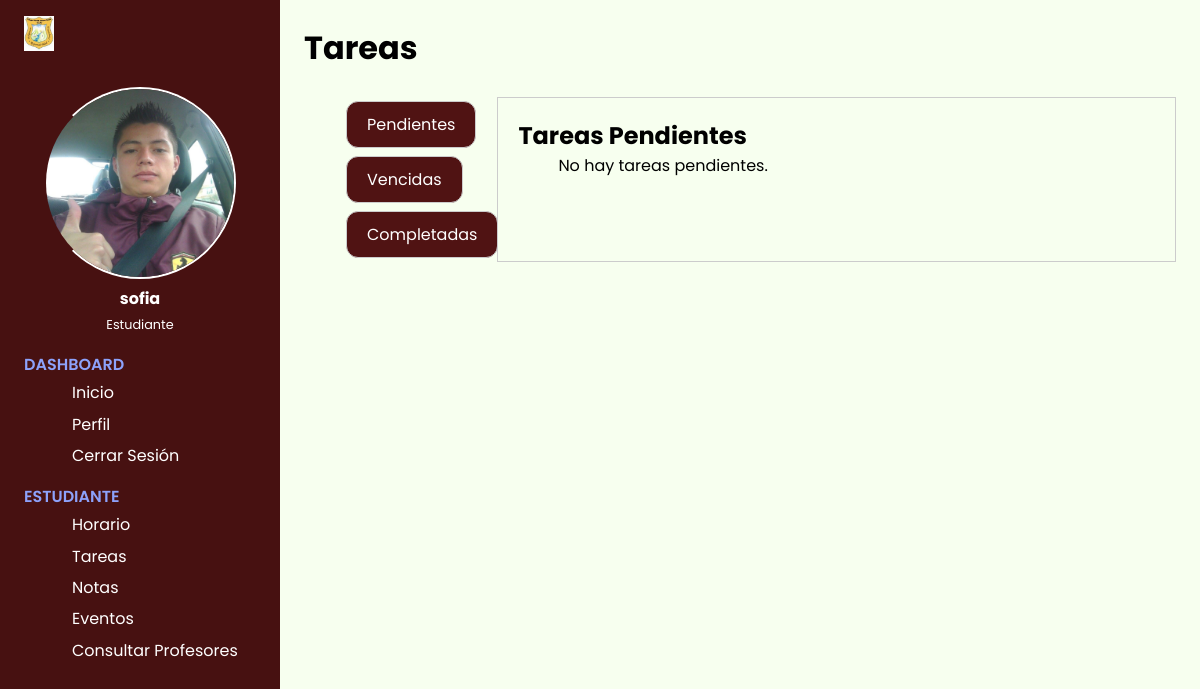
The app's page /logic/estudiante/consultarTareas.php?estudiante=sofi11@gmail.com, older data.
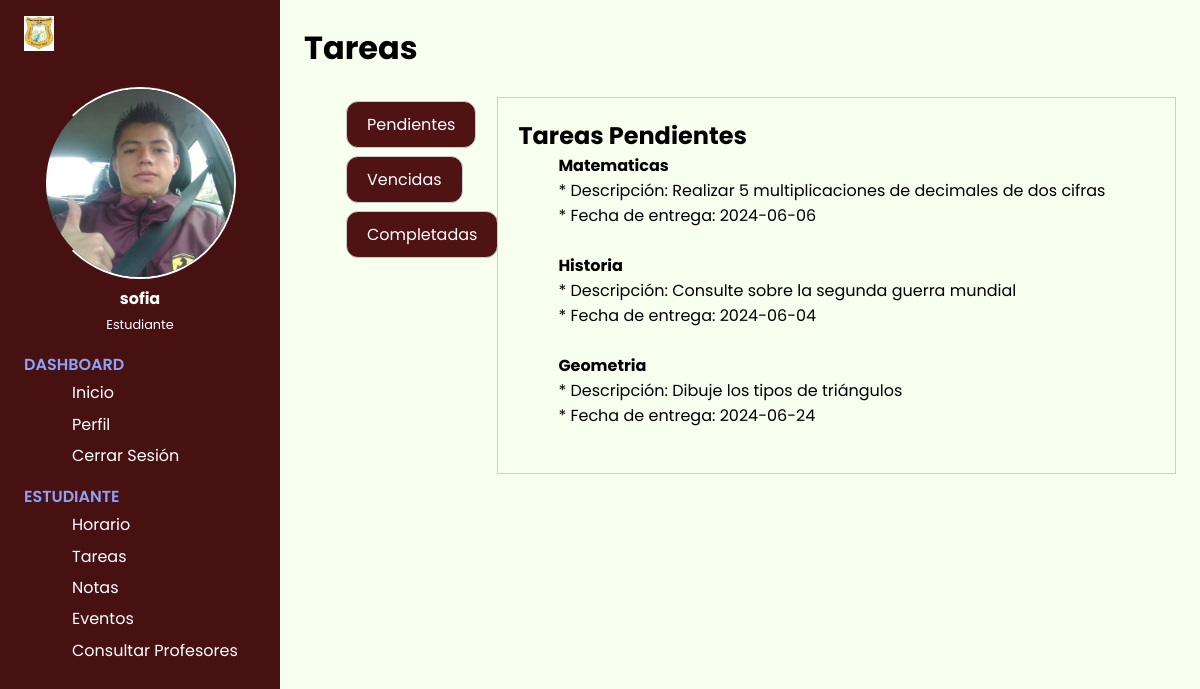
The same page, newer data.
### tables this page shows
CREATE TABLE `tareas` (
  `idTarea` int(11) NOT NULL,
  `idGrupo` int(11) NOT NULL,
  `descripcion` varchar(300) NOT NULL,
  `fechaEntrega` date NOT NULL
);

CREATE TABLE `grupos` (
  `idGrupo` int(11) NOT NULL,
  `curso` varchar(50) NOT NULL,
  `idProf` int(11) NOT NULL,
  `materia` varchar(50) NOT NULL
);

### config/db.php (called while the page is built, shortened)
<?php
    class DataBase{
        function connect(){
            $servername = "localhost";
            $username = "root";
            $password = "";
            $dbname = "colegiosga";
            $url=mysqli_connect($servername,$username,$password) or die("No se pudo conectar a la base de datos" .mysqli_error($url));
            mysqli_select_db($url,$dbname) or die("No se pudo seleccionar a la base de datos" .mysqli_error($url));
            return $url;
        }
    }
?>

### logic/estudiante/crud_e.php (called while the page is built, shortened)
<?php
class Crud_e {
    private $conexion;
    public function __construct($conexion) {
        $this->conexion = $conexion;
    }
    public function obtenerEstudiante($email) {
        $query = "SELECT * FROM estudiante WHERE email ='$email'";
        $result = mysqli_query($this->conexion, $query);
        if (mysqli_num_rows($result) > 0) {
            return mysqli_fetch_assoc($result);
        } else {
            return null;
        }
    }
}
?>

### logic/grupos/vergrupos.php (called while the page is built, shortened)
<?php
class Vergrupo
{
    private $conexion;
    public function __construct($conexion)
    {
        $this->conexion = $conexion;
    }
    public function obtenerGrupo($curso)
    {
        $query = "SELECT idGrupo,materia FROM grupos WHERE curso = '$curso'";
        $result = mysqli_query($this->conexion, $query);
        $grupos = [];
        if ($result && mysqli_num_rows($result) > 0) {
            while ($row = mysqli_fetch_assoc($result)) {
                $grupos[] = $row;
            }
            return $grupos;
        } else {
            return [];
        }
    }
}

### logic/tareas/vertareas.php (called while the page is built)
<?php
class Vertareas
{
    private $conexion;
    public function __construct($conexion)
    {
        $this->conexion = $conexion;
    }
    public function obtenerTareas($idGrupo)
    {
        $query = "SELECT tareas.descripcion, tareas.fechaEntrega, grupos.materia FROM tareas
        JOIN grupos ON tareas.idGrupo = grupos.idGrupo
            WHERE tareas.idGrupo = '$idGrupo'";
        $result = mysqli_query($this->conexion, $query);
        $tareas = [];
        if ($result && mysqli_num_rows($result) > 0) {
            while ($row = mysqli_fetch_assoc($result)) {
                $tareas[] = $row;
            }
            return $tareas;
        } else {
            return [];
        }
    }
}

### logic/estudiante/consultarTareas.php (the view, shortened to what this page needs)
<?php
include("../../pages/Dashboard/estudianteDs.php");
include("../../logic/tareas/vertareas.php");
include("../../logic/grupos/vergrupos.php");
$tareas = new Vertareas($db->connect());
$grupos = new Vergrupo($db->connect());
$pendientes = [];
$vencidas = [];
$completadas = [];
$fechaActual = new DateTime();
if (isset($_GET['estudiante'])) {
    $email = urldecode($_GET['estudiante']);
    $estudiante = $crud_e->obtenerEstudiante($email);
    $gruposEst = $grupos->obtenerGrupo($estudiante["grado"]);
    if (!empty($gruposEst)) {
        foreach ($gruposEst as $grupoEstudiante) {
            $idGrupo = $grupoEstudiante['idGrupo'];
            $tareasEst = $tareas->obtenerTareas($idGrupo);
            foreach ($tareasEst as $tarea) {
                $fechaEntrega = $tarea['fechaEntrega'];
                if (gettype($fechaEntrega) === 'string') {
                    $fechaEntrega = new DateTime($fechaEntrega);
                }
                if ($fechaEntrega instanceof DateTime) {
                $completada = false;
                if ($completada) {
                    $completadas[] = $tarea;
                } elseif ($fechaEntrega < $fechaActual) {
                    $vencidas[] = $tarea;
                } else {
                    $pendientes[] = $tarea;
                }
            }
            }
        }
    }
}
?>
<!DOCTYPE html>
<html lang="es">
<div class="main-content">
    <main>
        <h1>Tareas</h1>
        <br>
        <div class="tabs">
            <ul>
                <li title="Pendientes"><label for="tab1" role="button" class="boton"><span>Pendientes</span></label></li>
                <li title="Vencidas"><label for="tab2" role="button" class="boton"><span>Vencidas</span></label></li>
                <li title="Completadas"><label for="tab3" role="button" class="boton"><span>Completadas</span></label></li>
            </ul>
            <div class="tab-content content1">
                <h2>Tareas Pendientes</h2>
                <ul>
                    <?php foreach ($pendientes as $tarea) : ?>
                        <div><h4><?php echo $tarea['materia']; ?></h4></div>
                        <div>* Descripción: <?php echo $tarea['descripcion']; ?></div>
                        <div>* Fecha de entrega: <?php echo $tarea['fechaEntrega']; ?></div>
                        <br>
                    <?php endforeach; ?>
                    <?php if (empty($pendientes)) : ?>
                        <li>No hay tareas pendientes.</li>
                    <?php endif; ?>
                </ul>
            </div>
        </div>
    </main>
</div>
</body>
</html>

Row changes from the older to the newer data that the page shows:
added tareas: idGrupo.materia "Matematicas", descripcion "Realizar 5 multiplicaciones de decimales de dos cifras", fechaEntrega "2024-06-06"
added tareas: idGrupo.materia "Historia", descripcion "Consulte sobre la segunda guerra mundial", fechaEntrega "2024-06-04"
added tareas: idGrupo.materia "Geometria", descripcion "Dibuje los tipos de triángulos", fechaEntrega "2024-06-24"
Text that changed along with them:
text no longer shown: "No hay tareas pendientes."
